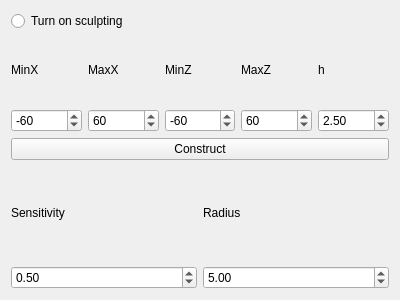
<?xml version="1.0" encoding="UTF-8"?>
<ui version="4.0">
 <class>LandscapeWidget</class>
 <widget class="QWidget" name="LandscapeWidget">
  <property name="geometry">
   <rect>
    <x>0</x>
    <y>0</y>
    <width>400</width>
    <height>300</height>
   </rect>
  </property>
  <property name="windowTitle">
   <string>Form</string>
  </property>
  <layout class="QVBoxLayout" name="verticalLayout">
   <item>
    <layout class="QHBoxLayout" name="horizontalLayout">
     <item>
      <widget class="QRadioButton" name="radioButton">
       <property name="text">
        <string>Turn on sculpting</string>
       </property>
      </widget>
     </item>
    </layout>
   </item>
   <item>
    <layout class="QVBoxLayout" name="verticalLayout_2">
     <item>
      <layout class="QVBoxLayout" name="verticalLayout_3">
       <item>
        <layout class="QHBoxLayout" name="horizontalLayout_5">
         <item>
          <widget class="QLabel" name="label_7">
           <property name="text">
            <string>MinX</string>
           </property>
          </widget>
         </item>
         <item>
          <widget class="QLabel" name="label_6">
           <property name="text">
            <string>MaxX</string>
           </property>
          </widget>
         </item>
         <item>
          <widget class="QLabel" name="label_5">
           <property name="text">
            <string>MinZ</string>
           </property>
          </widget>
         </item>
         <item>
          <widget class="QLabel" name="label_4">
           <property name="text">
            <string>MaxZ</string>
           </property>
          </widget>
         </item>
         <item>
          <widget class="QLabel" name="label_3">
           <property name="text">
            <string>h</string>
           </property>
          </widget>
         </item>
        </layout>
       </item>
       <item>
        <layout class="QHBoxLayout" name="horizontalLayout_4">
         <item>
          <widget class="QSpinBox" name="minXSpinBox">
           <property name="minimum">
            <number>-99</number>
           </property>
           <property name="value">
            <number>-60</number>
           </property>
          </widget>
         </item>
         <item>
          <widget class="QSpinBox" name="maxXSpinBox">
           <property name="minimum">
            <number>-99</number>
           </property>
           <property name="value">
            <number>60</number>
           </property>
          </widget>
         </item>
         <item>
          <widget class="QSpinBox" name="minZSpinBox">
           <property name="minimum">
            <number>-99</number>
           </property>
           <property name="value">
            <number>-60</number>
           </property>
          </widget>
         </item>
         <item>
          <widget class="QSpinBox" name="maxZSpinBox">
           <property name="minimum">
            <number>-99</number>
           </property>
           <property name="value">
            <number>60</number>
           </property>
          </widget>
         </item>
         <item>
          <widget class="QDoubleSpinBox" name="doubleSpinBox_2">
           <property name="minimum">
            <double>0.100000000000000</double>
           </property>
           <property name="value">
            <double>2.500000000000000</double>
           </property>
          </widget>
         </item>
        </layout>
       </item>
      </layout>
     </item>
     <item>
      <widget class="QPushButton" name="pushButton">
       <property name="text">
        <string>Construct</string>
       </property>
      </widget>
     </item>
    </layout>
   </item>
   <item>
    <layout class="QHBoxLayout" name="horizontalLayout_2">
     <item>
      <layout class="QVBoxLayout" name="verticalLayout_4">
       <item>
        <widget class="QLabel" name="label">
         <property name="text">
          <string>Sensitivity</string>
         </property>
        </widget>
       </item>
       <item>
        <widget class="QDoubleSpinBox" name="SensitivitySpinBox">
         <property name="singleStep">
          <double>0.050000000000000</double>
         </property>
         <property name="value">
          <double>0.500000000000000</double>
         </property>
        </widget>
       </item>
      </layout>
     </item>
     <item>
      <layout class="QVBoxLayout" name="verticalLayout_5">
       <item>
        <widget class="QLabel" name="label_2">
         <property name="text">
          <string>Radius</string>
         </property>
        </widget>
       </item>
       <item>
        <widget class="QDoubleSpinBox" name="RadiusSpinBox">
         <property name="singleStep">
          <double>0.500000000000000</double>
         </property>
         <property name="value">
          <double>5.000000000000000</double>
         </property>
        </widget>
       </item>
      </layout>
     </item>
    </layout>
   </item>
  </layout>
 </widget>
 <resources/>
 <connections/>
</ui>
